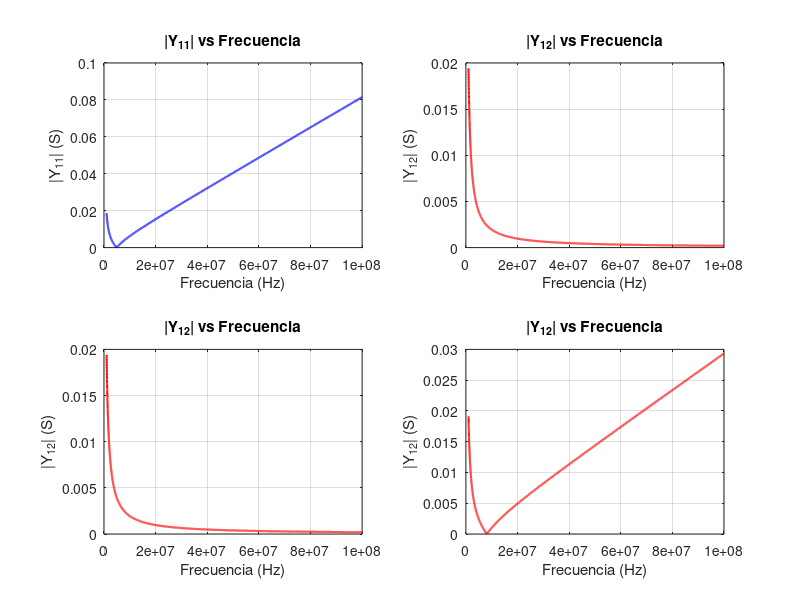

The MATLAB source for this figure: (Note: this script raises an error after producing the figure.)
clear 
% close all
clc


% Parámetros del circuito
L1 = 8.2e-6;
C1 = 130e-12;  % Capacitancia (Faradios)
C2 = 47e-12;  % Capacitancia (Faradios)
R1 = 53;
R2 = 95;

% Definir rango de frecuencias
f_min = 1e6; % Frecuencia mínima (Hz)
f_max = 100e6; % Frecuencia máxima (Hz)
f_step = 10e3; % Paso de frecuencia (Hz)
frequencies = f_min:f_step:f_max; % Vector de frecuencias
omega = 2 * pi * frequencies;    % Frecuencia angular

% Inicializar matrices para guardar resultados
Y11 = zeros(size(frequencies));
Y12 = zeros(size(frequencies));
Y21 = zeros(size(frequencies));
Y22 = zeros(size(frequencies));

% Cálculo de los términos de la matriz para cada frecuencia
for k = 1:length(omega)
    w = omega(k); % Frecuencia angular actual
    Y11(k) = C1*w*1i - 1i/(L1*w);
    Y12(k) = 1i/(L1*w);
    Y21(k) = 1i/(L1*w);
    Y22(k) = C2*w*1i - 1i/(L1*w);
end

% Graficar resultados
figure;
subplot(2, 2, 1);
plot(frequencies, abs(Y11), 'b', 'LineWidth', 1.5);
title('|Y_{11}| vs Frecuencia');
xlabel('Frecuencia (Hz)');
ylabel('|Y_{11}| (S)');
grid on;

subplot(2, 2, 2);
plot(frequencies, abs(Y12), 'r', 'LineWidth', 1.5);
title('|Y_{12}| vs Frecuencia');
xlabel('Frecuencia (Hz)');
ylabel('|Y_{12}| (S)');
grid on;

subplot(2, 2, 3);
plot(frequencies, abs(Y21), 'r', 'LineWidth', 1.5);
title('|Y_{12}| vs Frecuencia');
xlabel('Frecuencia (Hz)');
ylabel('|Y_{12}| (S)');
grid on;

subplot(2, 2, 4);
plot(frequencies, abs(Y22), 'r', 'LineWidth', 1.5);
title('|Y_{12}| vs Frecuencia');
xlabel('Frecuencia (Hz)');
ylabel('|Y_{12}| (S)');
grid on;

% Graficar en carta de Smith
figure; % Crear nueva ventana
smithplot; % Inicializar carta de Smith
hold on;
smithplot(Y11, 'b', 'LineWidth', 1.5); % Graficar Y11
smithplot(Y12, 'r', 'LineWidth', 1.5); % Graficar Y12
smithplot(Y21, 'g', 'LineWidth', 1.5); % Graficar Y21
smithplot(Y22, 'm', 'LineWidth', 1.5); % Graficar Y22
hold off;
title('Carta de Smith: Parámetros de Admitancia');
legend({'Y_{11}', 'Y_{12}', 'Y_{21}', 'Y_{22}'}, 'Location', 'Best');